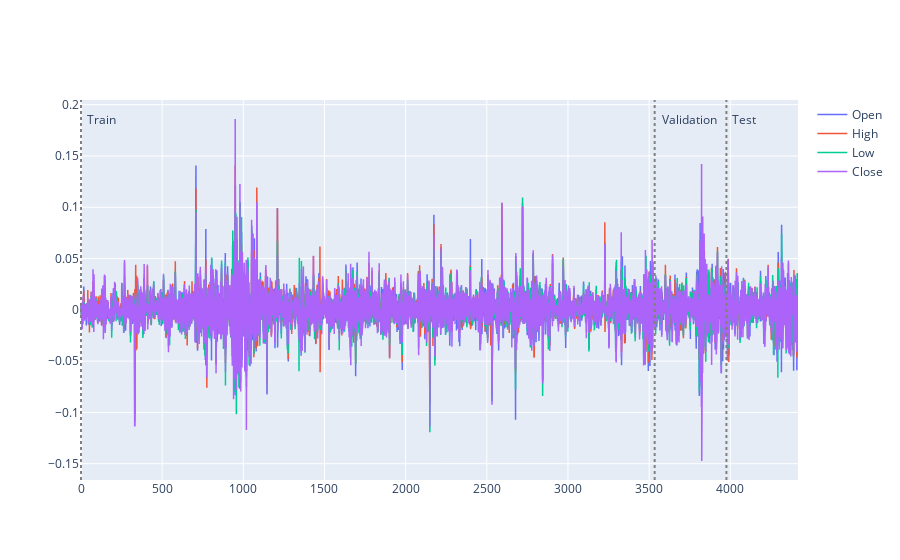

Notebook source saved alongside this figure:
### Code cell
x.plot()

### Figure 1 — Plotly figure (JSON) as saved in the notebook; plotly's stock layout.template omitted (floating-point values rounded to 4 significant figures; data arrays with more than 128 entries replaced by an {"elided": "..."} marker saying what was removed)
{"data": [{"line": {"color": "#636EFA", "width": 1.5}, "mode": "lines", "name": "Open", "type": "scatter", "x": {"elided": "4418 int values"}, "y": {"elided": "4418 float values"}}, {"line": {"color": "#EF553B", "width": 1.5}, "mode": "lines", "name": "High", "type": "scatter", "x": {"elided": "4418 int values"}, "y": {"elided": "4418 float values"}}, {"line": {"color": "#00CC96", "width": 1.5}, "mode": "lines", "name": "Low", "type": "scatter", "x": {"elided": "4418 int values"}, "y": {"elided": "4418 float values"}}, {"line": {"color": "#AB63FA", "width": 1.5}, "mode": "lines", "name": "Close", "type": "scatter", "x": {"elided": "4418 int values"}, "y": {"elided": "4418 float values"}}], "layout": {"annotations": [{"showarrow": false, "text": "Train", "x": 0, "xshift": 20, "y": 0.186}, {"showarrow": false, "text": "Validation", "x": 3534, "xshift": 35, "y": 0.186}, {"showarrow": false, "text": "Test", "x": 3976, "xshift": 18, "y": 0.186}], "shapes": [{"line": {"color": "gray", "dash": "dot"}, "opacity": 1, "type": "line", "x0": 0, "x1": 0, "xref": "x", "y0": 0, "y1": 1, "yref": "y domain"}, {"line": {"color": "gray", "dash": "dot"}, "opacity": 1, "type": "line", "x0": 3534, "x1": 3534, "xref": "x", "y0": 0, "y1": 1, "yref": "y domain"}, {"line": {"color": "gray", "dash": "dot"}, "opacity": 1, "type": "line", "x0": 3976, "x1": 3976, "xref": "x", "y0": 0, "y1": 1, "yref": "y domain"}]}}
